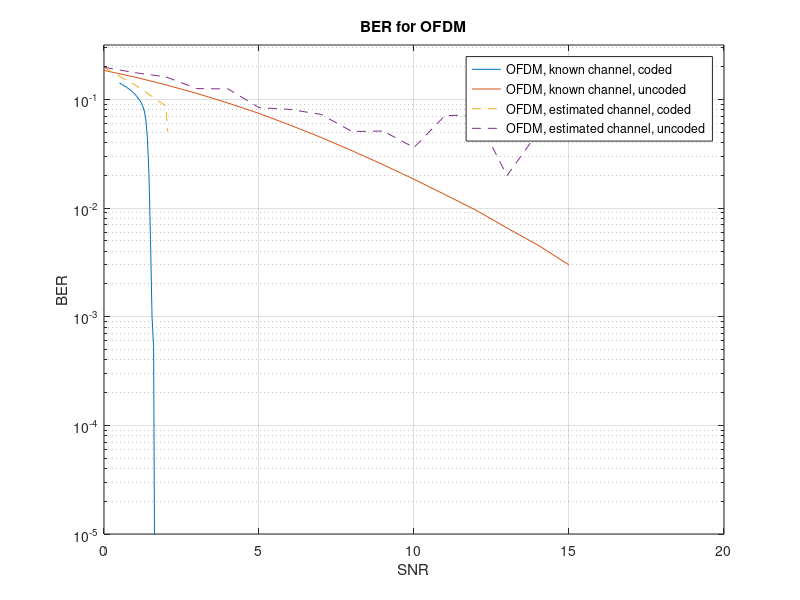
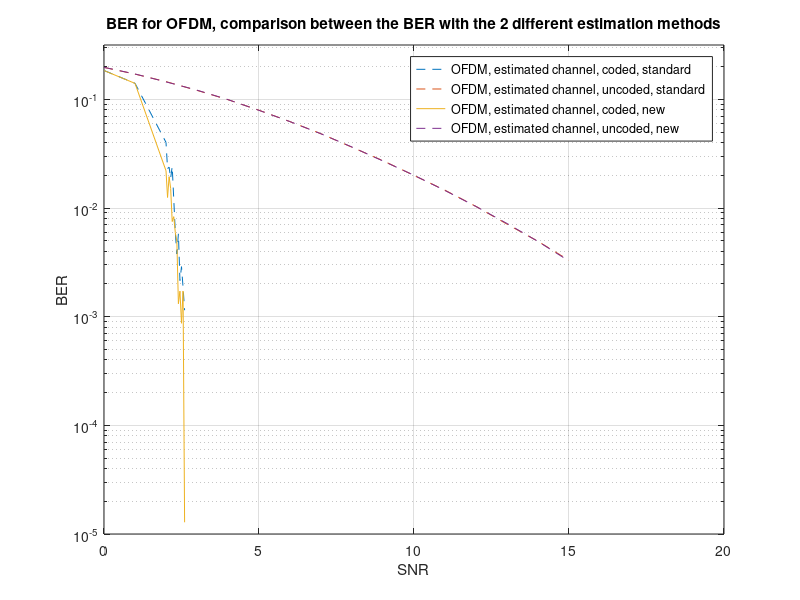

The MATLAB source for these figures, in order:
%% Load OFDM BER
load('OFDM_uncoded_estimated.mat');
load('OFDM_coded_estimated.mat');
load('OFDM_coded_known.mat');
load('OFDM_uncoded_known.mat');

%% Plot
figure,
semilogy(snr_vec_coding_known, BER_coding_known), hold on,
semilogy(snr_vec_nocoding_known, BER_nocoding_known), hold on,
semilogy(snr_vec_coding_estimated, BER_coding_estimated(:, 2), '--'), hold on,
semilogy(snr_vec_nocoding_estimated, BER_nocoding_estimated(:, 7), '--')
legend('OFDM, known channel, coded', 'OFDM, known channel, uncoded', ...
    'OFDM, estimated channel, coded', 'OFDM, estimated channel, uncoded')
xlabel('SNR')
ylabel('BER')
ylim([10^-5, 10^-0.5])
grid on
title('BER for OFDM')

%% New estimation method
load('OFDM_uncoded_estimated_2_long.mat');
load('OFDM_coded_estimated_2_long.mat');
load('OFDM_uncoded_estimated_long.mat');
load('OFDM_coded_estimated_long.mat');


%% Plot
figure,
semilogy(snr_vec_coding_estimated, mean(BER_coding_estimated, 2), '--'), hold on,
semilogy(snr_vec_nocoding_estimated, mean(BER_nocoding_estimated,2), '--'), hold on
semilogy(snr_vec_coding_estimated_2, mean(BER_coding_estimated_2, 2)), hold on,
semilogy(snr_vec_nocoding_estimated_2, mean(BER_nocoding_estimated_2, 2), '--')
legend('OFDM, estimated channel, coded, standard', 'OFDM, estimated channel, uncoded, standard', ...
    'OFDM, estimated channel, coded, new', 'OFDM, estimated channel, uncoded, new')
xlabel('SNR')
ylabel('BER')
ylim([10^-5, 10^-0.5])
grid on
title('BER for OFDM, comparison between the BER with the 2 different estimation methods')
